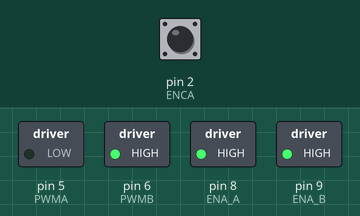
This sketch was run on a simulated Arduino Uno, built with avr-gcc and run on an emulated ATmega328P. On the bench: switched loads named in the sketch (green lamp = pin HIGH). The inputs (shaded band) are chosen by the test bench; at power-on: pin 2 (ENCA) HIGH. What the sketch prints to the serial monitor is not drawn.

Above: at 0.1 s.
Timing chart, 0 to 1.6 s (numbered marks = the images above):
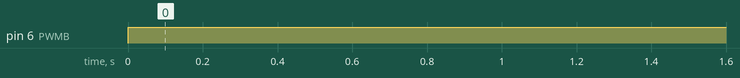

Measured:
- by itself, pin 6 (PWMB): LOW → HIGH at 0.00 s

The sketch:

PID-POSITION-CONTROL-FOR-IG52-DC-GEARED-MOTOR.ino
```cpp
#include<EEPROM.h>
#define ENCA 2
#define ENCB 3

#define PWMA 5
#define PWMB 6
#define ENA_A 8
#define ENA_B 9

#define CPR 93132  //Counts Per Revolution
#define FACTOR 87776*2  //FACTOR which is used to convert position from pulses to cm
#define JOYSTICK A0

long deg;
long pos;

long prevT = 0;
float eprev = 0;
float eintegral = 0;

// PID constants
float kp = -0.2;
float ki = 0;
float kd = 0;


void setup() {
  Serial.begin(9600);

  pinMode(PWMA,OUTPUT);
  pinMode(PWMB,OUTPUT);
  pinMode(ENA_A,OUTPUT);
  pinMode(ENA_B,OUTPUT);
  digitalWrite(ENA_A,HIGH);
  digitalWrite(ENA_B,HIGH);

  pos=map(EEPROM.read(0),127,255,0,526656); //Read the previous position of the motor shaft from the EEPROM memory so that the reference position do not change (Absolute Servo)


  pinMode(ENCA,INPUT);
  pinMode(ENCB,INPUT);
  attachInterrupt(digitalPinToInterrupt(ENCA),readEncoder,RISING);
}

void loop() {

  /*
  if(analogRead(JOYSTICK)>800){
    Serial.println("CW");
    deg+=10;
  }
  else if(analogRead(A0)<300){
    Serial.println("CCW");
    deg-=10;
  }
  if(deg>360)
    deg=360;
  if(deg<0)
    deg=0;
  */

  PID(FACTOR);


}

void setMotor(int dir, int pwmVal){
  if(dir == 1){
    analogWrite(PWMA,pwmVal);
    digitalWrite(PWMB,LOW);
  }
  else if(dir == -1){
    digitalWrite(PWMA,LOW);
    analogWrite(PWMB,pwmVal);
  }
  else{
    digitalWrite(PWMA,LOW);
    digitalWrite(PWMB,LOW);
  }
}

void readEncoder(){
  int b = digitalRead(ENCB);
  if(b > 0){
    pos++;
  }
  else{
    pos--;
  }
}

int PID(long deg){
  long target = deg;


  // time difference
  long currT = micros();
  float deltaT = ((float) (currT - prevT))/( 1.0e6 );
  prevT = currT;

  // error
  long e = pos-target;

  // derivative
  float dedt = (e-eprev)/(deltaT);

  // integral
  eintegral = eintegral + e*deltaT;

  // control signal
  float u = kp*e + kd*dedt + ki*eintegral;


  // motor power
  float pwr = fabs(u);
  if( pwr > 255 ){
    pwr = 255;
  }

  // motor direction
  int dir = 1;
  if(u<0){
    dir = -1;
  }


  // signal the motor
  setMotor(dir,pwr);

  // store previous error
  eprev = e;
  //Serial.print("Target: ");

  Serial.print(target);
  Serial.print(" ");
  //Serial.print("Position: ");
  Serial.print(pos);
  Serial.println();
  //Storing current position in eeprom
  EEPROM.update(0, map(pos,0,526656,127,255));


}
```
